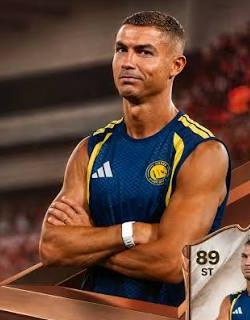
#> input picture assets/heroes/ronaldo_test.jpg, 250 x 320 px, given in place of logo_white.png, which was not available
$ python -i longedit.py   (imports and definitions only)
#> lines starting #> are read from the running program, lines starting #| are printed output that depends on the picture
"""Landscape (16:9) long-video editor: stitch the best parts of raw recordings into one YouTube/Facebook video.

    make([(file, start, end), ...], title, out_path)
Intro title card -> segments (cropped to 16:9, FMM watermark, whoosh on every cut) -> outro (follow/subscribe).
"""
import subprocess
from pathlib import Path
from PIL import Image, ImageDraw

from fmm import sfx
from fmm.brand import base, font, label_font, LOGO, GOLD, WHITE

W, H = 1920, 1080


# [8 lines left out: function card, not called in this run]


def watermark(path):
#> called with path = '../assets/heroes/ronaldo_test.jpg'
    im = Image.new("RGBA", (W, H), (0, 0, 0, 0))
#> im: PIL image 1920x1080 RGBA; every value is 0
    logo = Image.open(LOGO).convert("RGBA")
    logo.putalpha(logo.convert("L").point(lambda v: 0 if v < 40 else 200))
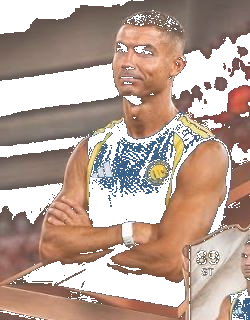
#> logo: PIL image 250x320 RGBA; mean R, G, B, A 103.1, 71.1, 56.7, 143.8; transparent parts drawn white
    logo.thumbnail((220, 110))
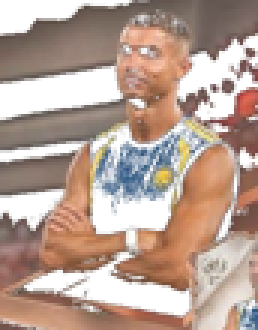
#> logo: PIL image 86x110 RGBA (shown 3 times larger); mean R, G, B, A 100.2, 69.5, 54.5, 144.3; transparent parts drawn white
    im.alpha_composite(logo, (40, 30))
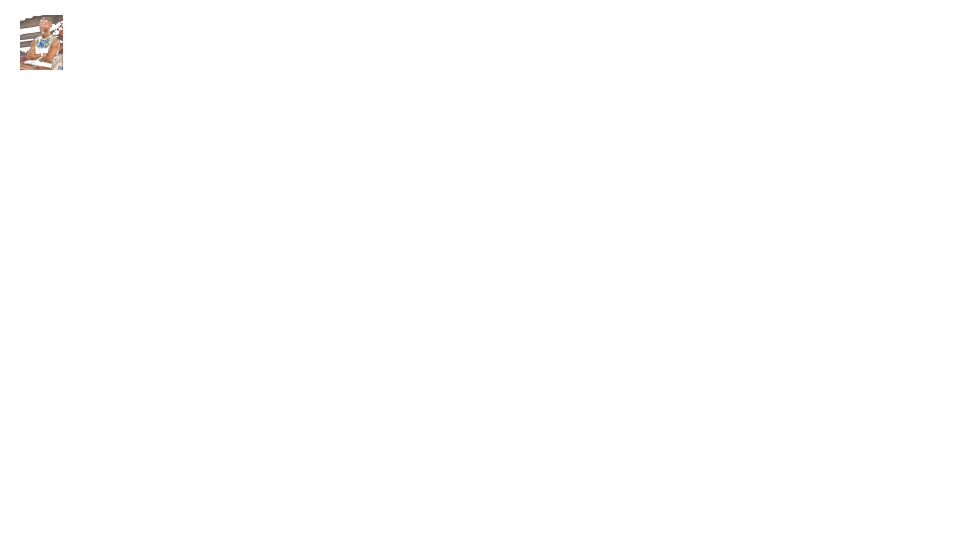
#> im: PIL image 1920x1080 RGBA (shown at 1/2 size); mean R, G, B, A 0.5, 0.3, 0.2, 0.7; transparent parts drawn white
    im.save(path)
    return path


# [4 lines left out: function _ff, not called in this run]


PIECE = ["-c:v", "libx264", "-preset", "ultrafast", "-crf", "18", "-pix_fmt", "yuv420p", "-r", "30",
         "-c:a", "aac", "-b:a", "192k", "-ar", "44100", "-ac", "2"]
FADES = ["slideleft", "wipeleft", "circleopen", "smoothleft", "zoomin", "slideright"]
T = 0.5  # transition length (s)


# [59 lines left out: functions label_png, make, not called in this run]

>>> result = watermark('../assets/heroes/ronaldo_test.jpg')
